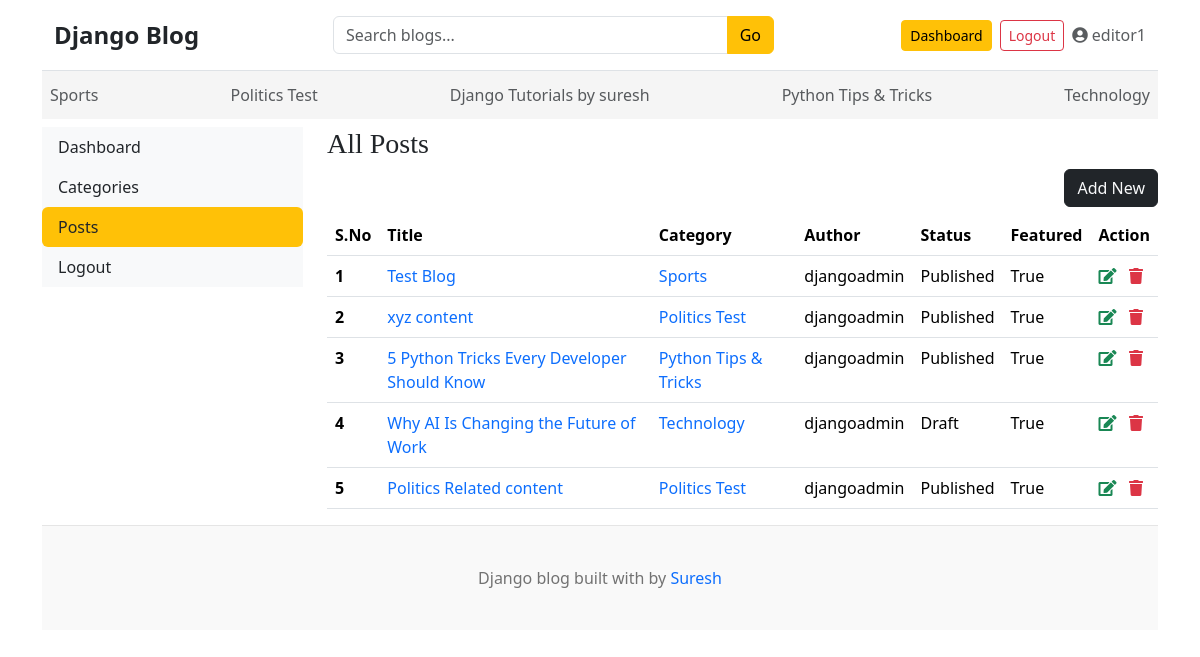
The page /dashboards/posts/ (signed in) on the database as committed earlier.
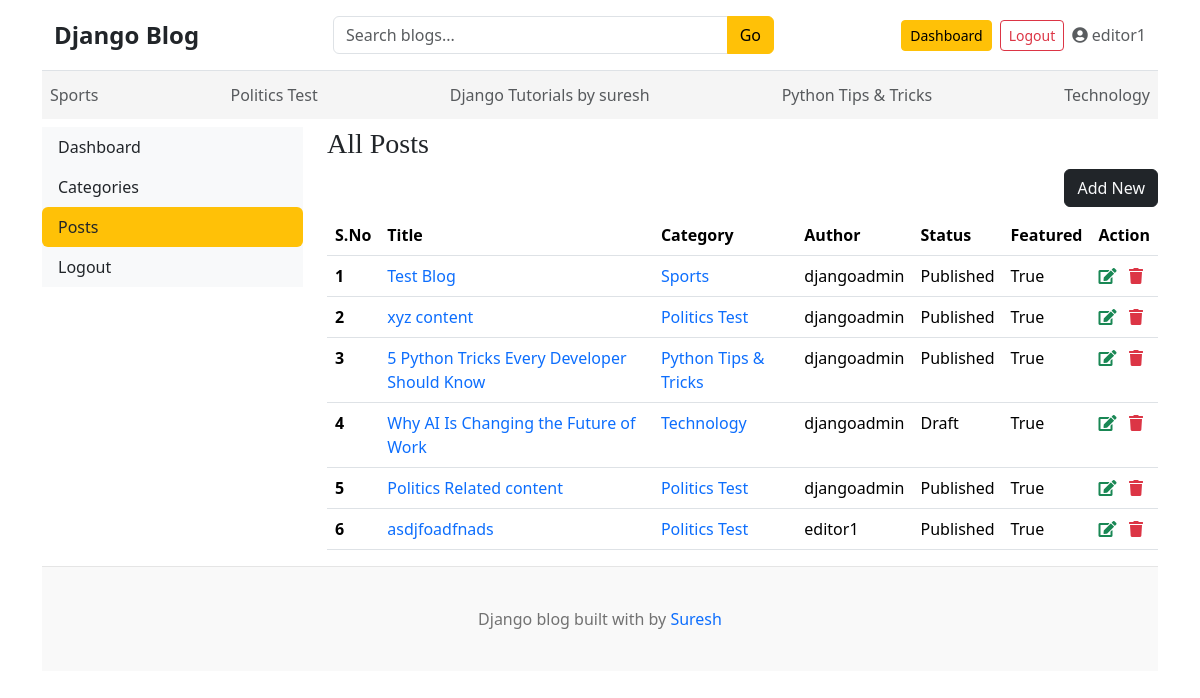
The same page on the database as committed later.
### blogs/models.py (models this page shows, shortened)
class Category(models.Model):
    category_name = models.CharField(max_length=200,unique=True)
    create_at = models.DateField(auto_now=True)
    updated_at = models.DateTimeField(auto_now=True)
    class Meta:
        verbose_name_plural = 'categories'
    def __str__(self):
        return self.category_name

class Blog(models.Model):
    title = models.CharField(max_length=100)
    slug = models.SlugField(max_length=150,unique=True,blank=True)
    category =models.ForeignKey(Category,on_delete=models.CASCADE)
    author = models.ForeignKey(User,on_delete=models.CASCADE)
    featured_image =models.ImageField(upload_to='uploads/%Y/%m/%d')
    short_description = CKEditor5Field('Short Description', config_name='default')
    blog_body = CKEditor5Field('Blog Body', config_name='default')
    status = models.CharField(choices=STATUS_CHOICES,default='Draft')
    is_featured = models.BooleanField(default=False)
    created_at = models.DateTimeField(auto_now_add=True)
    updated_at = models.DateTimeField(auto_now=True)

### dashboards/views.py (the view)
# urls.py: path('posts/',posts,name='posts'),
def posts(request):
    posts = Blog.objects.all()
    context = {
        'posts':posts,
    }
    return render(request,'dashboards/posts.html',context)

### blogs/context_processors.py (called while the page is built)
def get_categories(request):
    categories = Category.objects.all()
    return dict(categories=categories)

def get_social_links(request):
    social_links = SocialLink.objects.all()
    return dict(social_links=social_links)

### templates/dashboards/posts.html (shortened to what this page needs)
{% extends 'base.html' %}
{% block content %}
<div class="row">
    {% include 'dashboards/sidebar.html' %}
    <div class="col-md-9">
    {% if perms.blogs.view_blog %}
    <h3>All Posts</h3>
    <a href="{% url 'add_post' %}" class="btn btn-dark text-light float-end mb-2">Add New</a>
    <table class="table table-hover">
        <thead>
            <tr>
                <th scope="col">S.No</th>
                <th scope="col">Title</th>
                <th scope="col">Category</th>
                <th scope="col">Author</th>
                <th scope="col">Status</th>
                <th scope="col">Featured</th>
                <th scope="col">Action</th>
            </tr>
        </thead>
        <tbody>
            {% for post in posts %}
            <tr>
            <th scope="row">{{forloop.counter}}</th>
            <td><a href="{% url 'blogs' post.slug %}">{{post.title}}</a></td>
            <td><a href="{% url 'post_by_category' post.category_id %}">{{post.category}}</a></td>
            <td>{{post.author}}</td>
            <td>{{post.status}}</td>
            <td>{{post.is_featured}}</td>
            <td>
                <a href="{% url 'edit_post' post.id %}"><i class="fa fa-edit text-success"></i></a>
                <a href="{% url 'delete_post' post.id %}"><i class="fa fa-trash text-danger"></i></a>
            </td>
            </tr>
            {% endfor %}
        </tbody>
    </table>
    {% else %}
    <h5>You do not have permission to view blogs</h5>
    {% endif %}
    </div>
</div>
{% endblock %}

### templates/base.html (shortened to what this page needs)
{% load static %}
<!DOCTYPE html>
<html lang="en">
<head>
    <link href="https://cdn.jsdelivr.net/npm/bootstrap@5.3.3/dist/css/bootstrap.min.css" rel="stylesheet"/>
    <link href="{% static 'css/blog.css' %}" rel="stylesheet">
    <link rel="stylesheet" href="https://cdnjs.cloudflare.com/ajax/libs/
font-awesome/5.15.2/css/all.min.css" />
  </head>
<body>
    <div class="container">
      <header class="py-3 border-bottom">
          <div class="container">
            <div class="row align-items-center gy-2">
              <div class="col-12 col-lg-3 text-center text-lg-start">
                <a class="fs-4 fw-bold text-dark" href="/">Django Blog</a>
              </div>
              <div class="col-12 col-lg-5">
                <form action="{% url 'search' %}" method="GET">
                  <div class="input-group">
                    <input class="form-control" type="text" name="keyword"
                           value="{{ keyword }}"
                           placeholder="Search blogs...">
                    <button class="btn btn-warning" type="submit">Go</button>
                  </div>
                </form>
              </div>
              <div class="col-12 col-lg-4">
                <div class="d-flex flex-column flex-lg-row
                            justify-content-lg-end
                            align-items-lg-center gap-2">
                  {% if not user.is_authenticated %}
                    <a class="btn btn-sm btn-warning" href="{% url 'login' %}">Login</a>
                    <a class="btn btn-sm btn-outline-secondary" href="{% url 'register' %}">Register</a>
                  {% else %}
                    <a href="{% url 'dashboards' %}" class="btn btn-sm btn-warning">
                      Dashboard
                    </a>
                    <a href="{% url 'logout' %}" class="btn btn-sm btn-outline-danger">
                      Logout
                    </a>
                    <span class="d-flex align-items-center text-muted">
                      <i class="fa fa-user-circle me-1"></i>
                      {{ user.username }}
                    </span>
                  {% endif %}
                </div>
              </div>
            </div>
          </div>
    </header>
      <div class="nav-scroller py-1 mb-2" style=" background-color: #f5f5f5; ">
        <nav class="nav d-flex justify-content-between">
          {% for cat in categories %}
          <a class="p-2 text-muted" href="{% url 'post_by_category' cat.id  %}" >{{cat.category_name}}</a>
          {% endfor %}
        </nav>
      </div>
{% block content %}
{% endblock %}
<footer class="blog-footer">
  <p>Django blog built with by <a href="#">Suresh</a></p>
</footer>
</body>
</html>

Rows that differ between the two databases and show on the page:
added Blog: title "asdjfoadfnads", category "Politics Test", author "editor1", status "Published", is_featured "True"
